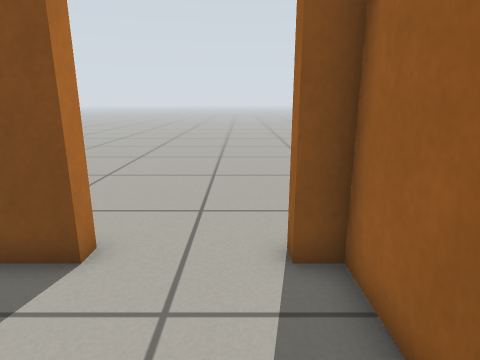
View 1 (above)

23 first-person views from a walk through a world built for the Gazebo simulator. The camera is 0.67 m above the floor, tilts 14° down and sees 75° across. The floor is counted in squares, 0.25 m on a side. Each view is taken from the middle of a square. On the plan, view 1 faces up. The plan holds only what a view shows up to about 20 squares ahead; the rest is blank.

View 2
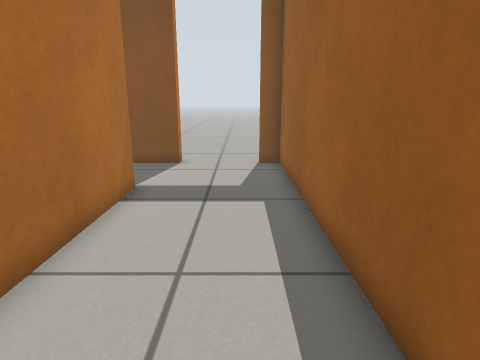

View 3
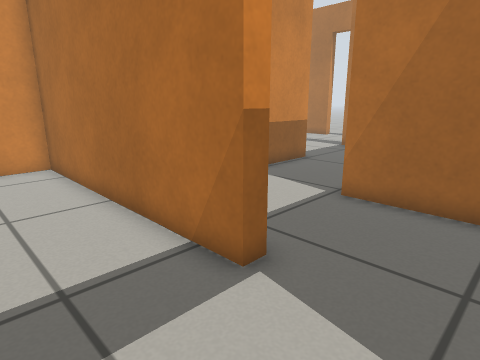

View 4
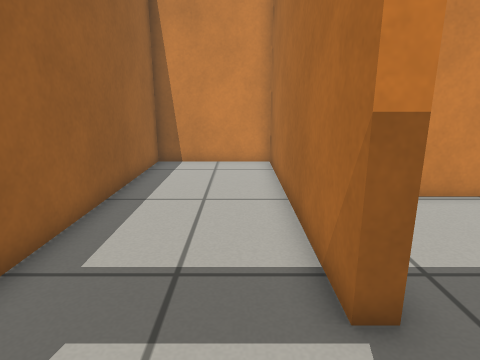

View 5
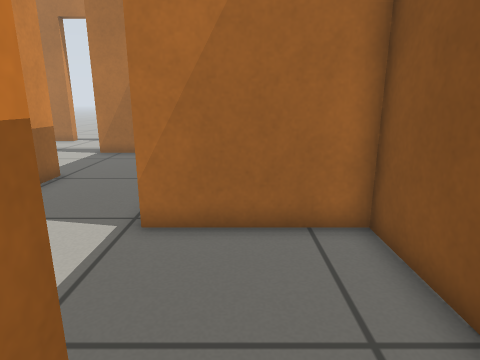

View 6
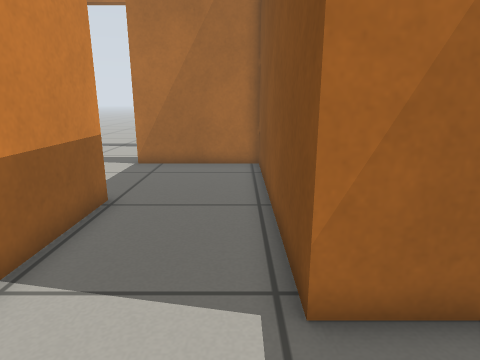

View 7
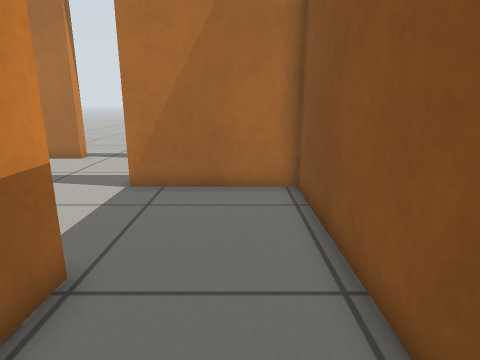

View 8
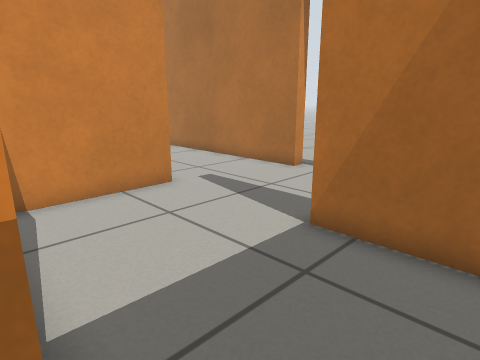

View 9
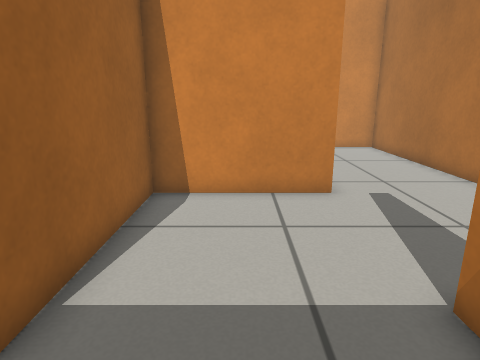

View 10
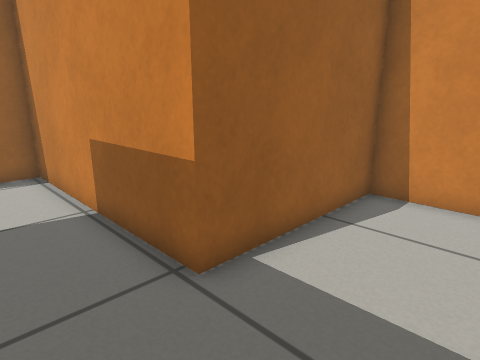

View 11
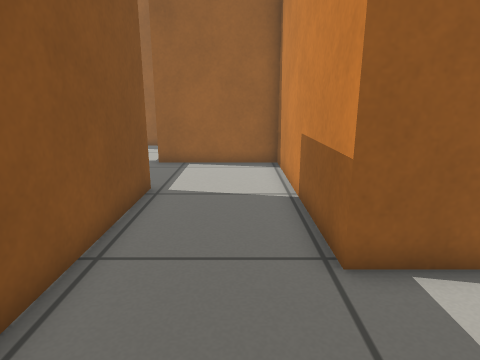

View 12
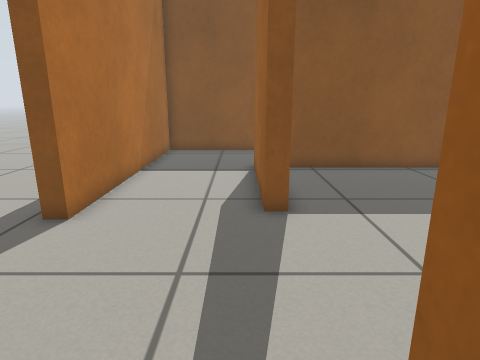

View 13
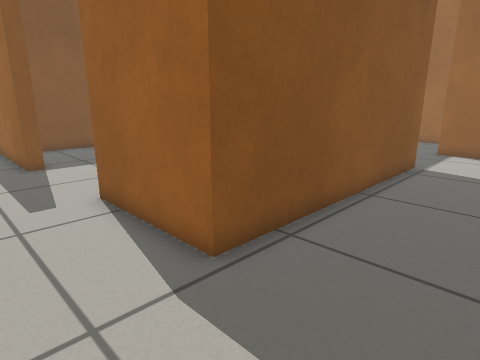

View 14
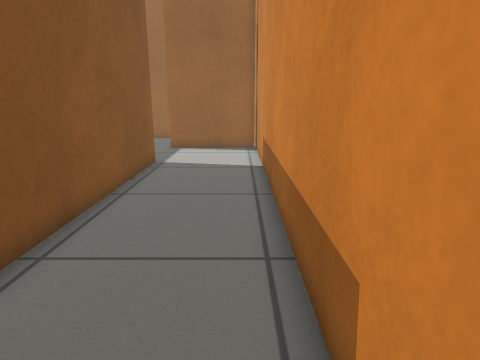

View 15
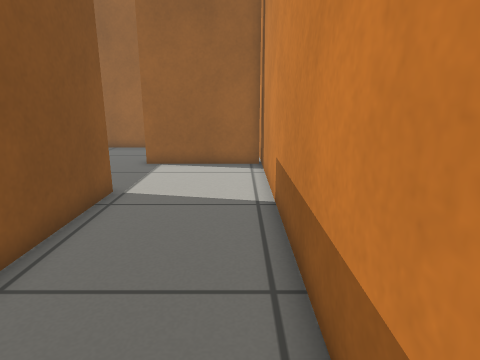

View 16
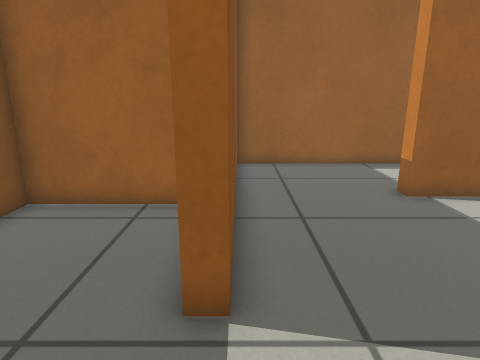

View 17
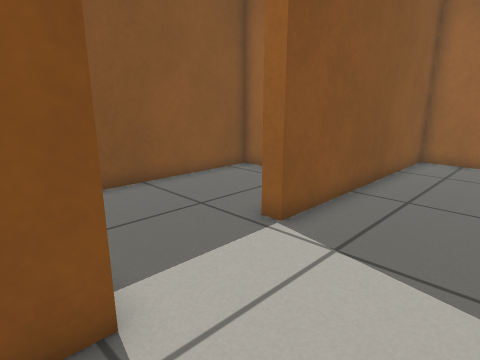

View 18
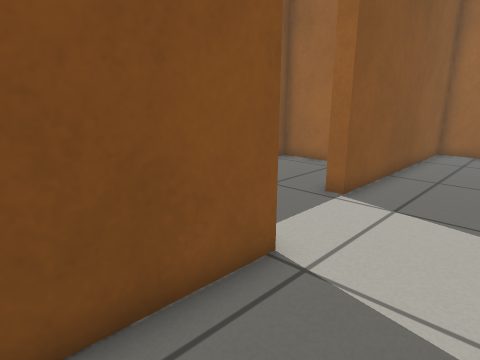

View 19
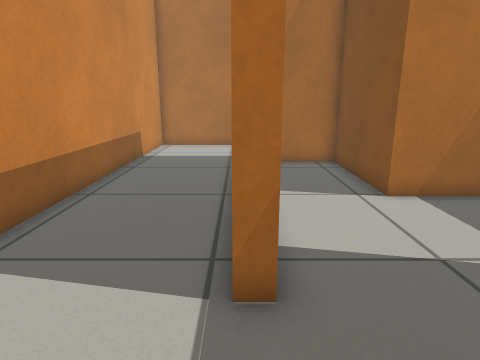

View 20
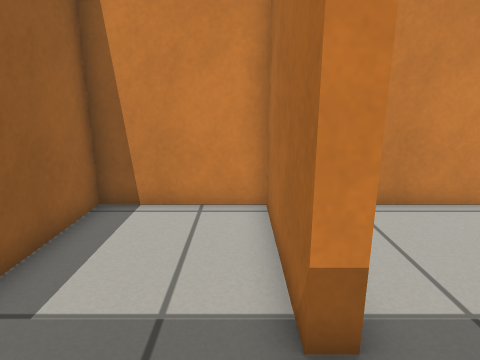

View 21
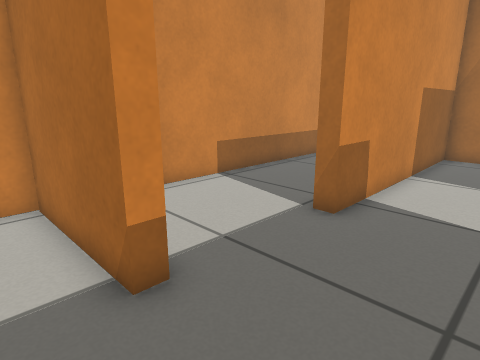

View 22
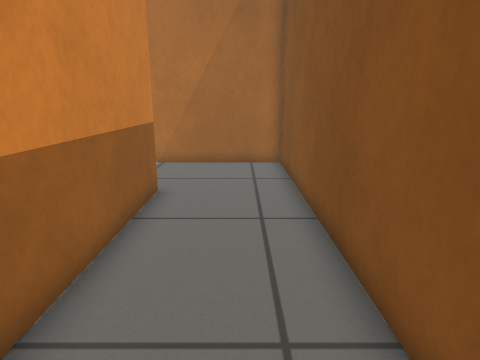

View 23
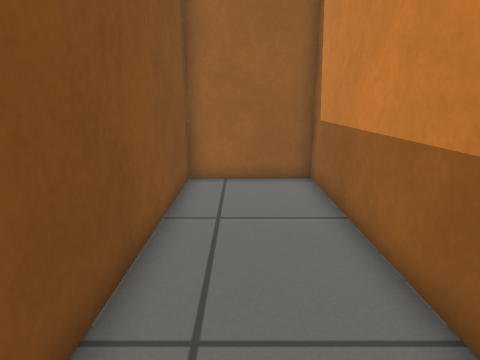

### Floor plan
Points are (right, up) in squares from view 1. A wall is a line through its corners. A room is listed if a view was taken in it or the views show most of it. See-through windows are left out.
Room 1 (views 1, 2, 3, 4, 5)
walls: (-3.4, 0.7) (-3.4, -10.3) (1.8, -10.3) (1.8, 4.8) (0.9, 4.8)
ways out: opening at (-3.5, 2.5) to room 8; open door at (-0.5, 5)
Room 2 (views 6, 7, 8, 9, 10, 11)
walls: (-13.4, -4.7) (-4, -4.7) (-4, 0.7); (-8.4, -0.2) (-18.8, -0.2) (-18.8, -5.6)
ways out: opening at (-16, -5) to room 7; opening at (-6.5, 0) to room 8
Room 3 (views 12, 13, 14, 15, 19, 22, 23)
walls: (-18.8, -5.6) (-19.4, -5.6) (-19.4, 0.4) (-9, 0.4) (-9, 4.8) (-24, 4.8) (-24, -6.1); (-24, -9.7) (-24, -21) (-2.9, -21); (-7.8, -15.5) (-7.8, -16.1) (-18.8, -16.1) (-18.8, -11.1); (-3.3, -20.9) (-3.3, -15.8)
ways out: opening at (-19, -8) to room 7; opening at (-5.5, -16) to room 9; open door at (-24, -7.5)
Room 4 (views 16, 17, 18)
walls: (-12.8, -9) (-12.8, -11.7) (-18.2, -11.7) (-18.2, -15.5) (-7.8, -15.5); (-7.5, -10.9) (-8.5, -10.9) (-8.5, -10.3)
ways out: opening at (-10.5, -10.5) to room 6; opening at (-8, -13.5) to room 9
Room 5 (views 20, 21)
walls: (-2.7, -15.8) (-2.7, -20.9); (-2.9, -21) (1.8, -21) (1.8, -10.9) (-2.6, -10.9)
ways out: opening at (-3, -13.5) to room 9
Room 6 (no view inside)
walls: (-4, -9.4) (-4, -5.3) (-10.5, -5.3)
ways out: opening at (-10.5, -10.5) to room 4
Room 7 (no view inside)
walls: (-18.8, -11.1) (-13.4, -11.1) (-13.4, -4.7)
ways out: opening at (-16, -5) to room 2; opening at (-19, -8) to room 3
Room 8 (no view inside)
walls: (-4, 0.7) (-3.4, 0.7); (-2.7, 4.8) (-8.4, 4.8) (-8.4, -0.2)
ways out: opening at (-3.5, 2.5) to room 1; opening at (-6.5, 0) to room 2
Room 9 (no view inside)
walls: (-2.6, -10.9) (-7.5, -10.9); (-3.3, -15.8) (-2.7, -15.8)
ways out: opening at (-5.5, -16) to room 3; opening at (-8, -13.5) to room 4; opening at (-3, -13.5) to room 5

Positions as (right, up) in squares from view 1, and headings:
1: (0, 0), facing up
2: (0, -9), facing up
3: (0, 4), facing down-left
4: (-2, 4), facing down
5: (-2, 2), facing left
6: (-5, -1), facing left
7: (-9, -2), facing left
8: (-13, -2), facing down-left
9: (-16, -2), facing down
10: (-17, -2), facing down-right
11: (-18, -3), facing right
12: (-20, -13), facing up
13: (-22, -20), facing up-right
14: (-22, -20), facing right
15: (-17, -20), facing right
16: (-12, -11), facing right
17: (-14, -15), facing up-right
18: (-17, -15), facing up-right
19: (-4, -16), facing left
20: (-2, -13), facing down
21: (-1, -12), facing down-left
22: (-10, 3), facing left
23: (-20, 3), facing right
